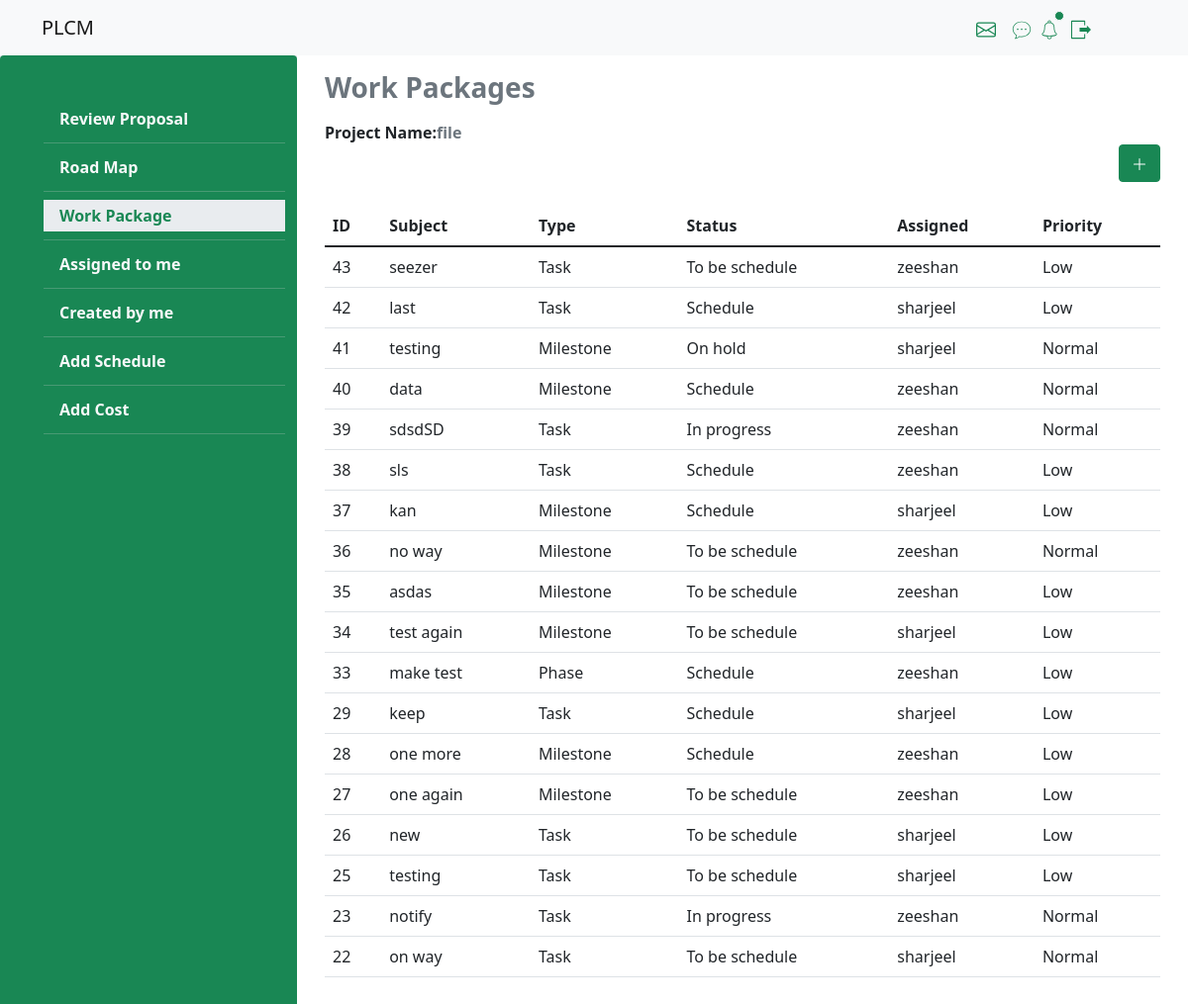
/work_packages.php?id=80 (signed in), run on an earlier commit of the app's database.
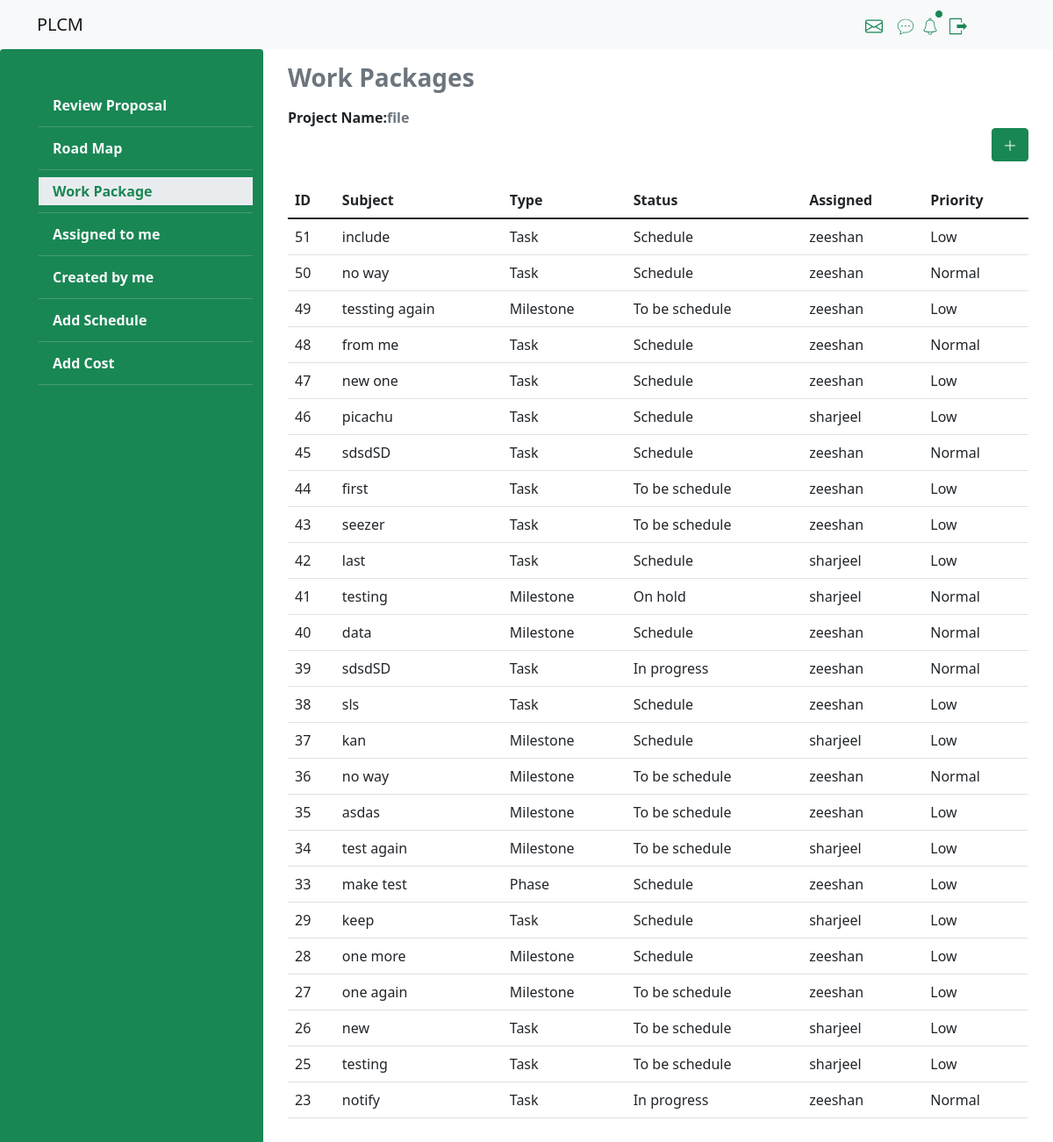
And on a later commit of the database.
### tables this page shows
CREATE TABLE `module` (
  `mod_id` int(11) NOT NULL,
  `create_id` int(11) NOT NULL,
  `assign_id` int(11) NOT NULL,
  `p_id` int(11) NOT NULL,
  `subject` text NOT NULL,
  `status` text NOT NULL,
  `priority` text NOT NULL,
  `type` text NOT NULL,
  `m_file_path` text DEFAULT NULL,
  `date` timestamp NOT NULL DEFAULT current_timestamp() ON UPDATE current_timestamp()
);

CREATE TABLE `members` (
  `m_id` int(11) NOT NULL,
  `f_name` text NOT NULL,
  `l_name` text NOT NULL,
  `reg_no` text NOT NULL,
  `email` text NOT NULL,
  `password` text NOT NULL,
  `designation` text NOT NULL,
  `speciality` text NOT NULL,
  `img_path` text NOT NULL,
  `date` timestamp NOT NULL DEFAULT current_timestamp() ON UPDATE current_timestamp()
);

### work_packages.php (the view, shortened to what the changed rows need)
<?php
include_once("connection/connection.php");
if(isset($_REQUEST['id'])){
  $id=$_REQUEST['id'];
 $query="select * from projects where p_id=".$id;
  $project=mysqli_query($conn,$query);
  $pro=mysqli_fetch_assoc($project);
  $query="select f_name,mod_id,subject,type,status,priority,module.date from module,members where p_id=".$pro['p_id']." and m_id=assign_id order by mod_id desc";
  $fetch=mysqli_query($conn,$query);
}
?>
<!doctype html>
<html lang="en">
  <head>
    <link href="https://cdn.jsdelivr.net/npm/bootstrap@5.1.3/dist/css/bootstrap.min.css" rel="stylesheet">
    <link rel='stylesheet' href='css/style.css'>
    <link rel='stylesheet' href='css/style2.css'>
    <link rel="stylesheet" type="text/css" href="//cdn.datatables.net/1.10.21/css/jquery.dataTables.min.css"/>
  </head>
  <body>
  <div class='container-fluid p-0 responsive'>
<section class=' bg h-100'>
  <div class='row m-0 align-items-stretch justify-content-start h-100 '>
<div class='col-md-9 bg-body'>
<div class='row bg-body p-3 h-auto '>
         <div class='col-12 '>
         <div class="table-responsive mt-2">
<table id="userTable" class=' table table-hover '>
        <thead>
            <th>ID</th>
            <th>Subject</th>
            <th>Type</th>
            <th>Status</th>
            <th>Assigned</th>
            <th>Priority</th>
        </thead>
        <tbody>
           <?php
           if(mysqli_num_rows($fetch)>0){
           while($fet=mysqli_fetch_assoc($fetch)){?>
           <tr>
             <td ><a href='c_detail.php?id=<?php echo $pro['p_id']?>&&mod_id=<?php echo $fet['mod_id'];?>' class='text-decoration-none text-dark'><?php echo $fet['mod_id'];?></a></td>
             <td><?php echo $fet['subject'];?></td>
             <td><?php echo $fet['type'];?></td>
             <td><?php echo $fet['status'];?></td>
             <td><?php echo $fet['f_name'];?></td>
             <td><?php echo $fet['priority'];?></td>
           </tr>
           <?php }} ?>
        </tbody>
    </table>
                </div>
  </div>
   </div>
</div>
</div>
</section>
</div>
</body>
</html>

What changed in the data, as far as the page shows it:
removed module: mod_id "22", subject "on way", type "Task", status "To be schedule", members.f_name "sharjeel", priority "Normal"
added module: mod_id "51", subject "include", type "Task", status "Schedule", members.f_name "zeeshan", priority "Low"
added module: mod_id "50", subject "no way", type "Task", status "Schedule", members.f_name "zeeshan", priority "Normal"
added module: mod_id "49", subject "tessting again", type "Milestone", status "To be schedule", members.f_name "zeeshan", priority "Low"
added module: mod_id "48", subject "from me", type "Task", status "Schedule", members.f_name "zeeshan", priority "Normal"
added module: mod_id "47", subject "new one", type "Task", status "Schedule", members.f_name "zeeshan", priority "Low"
added module: mod_id "46", subject "picachu", type "Task", status "Schedule", members.f_name "sharjeel", priority "Low"
added module: mod_id "45", subject "sdsdSD", type "Task", status "Schedule", members.f_name "zeeshan", priority "Normal"
added module: mod_id "44", subject "first", type "Task", status "To be schedule", members.f_name "zeeshan", priority "Low"
